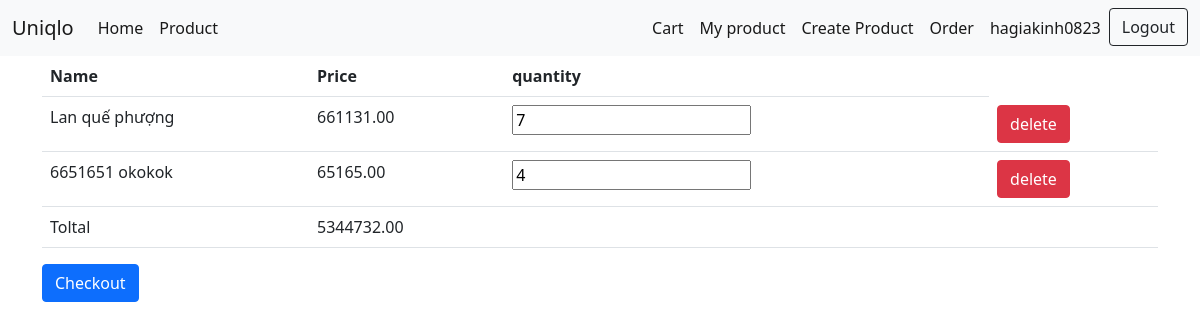
Page /basket/ (signed in) on the earlier database version.
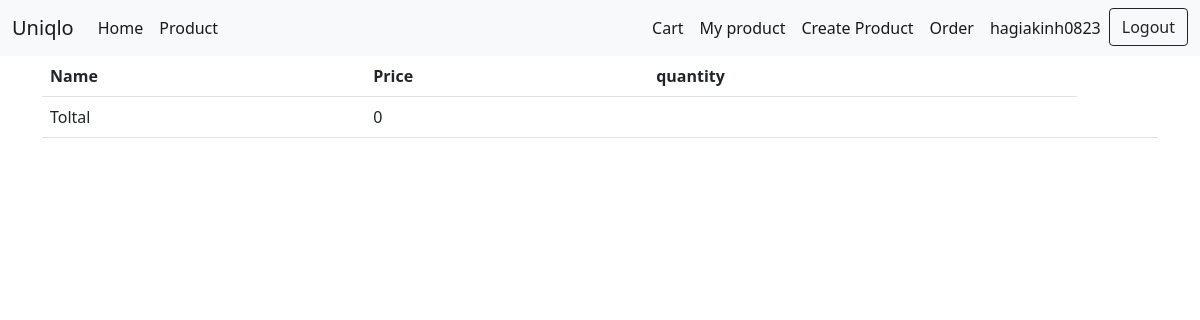
Same page on the later database version.
### order/models.py (models this page shows, shortened)
class Cart(models.Model):
    product = models.ForeignKey(Product, on_delete=models.CASCADE)
    user = models.ForeignKey(User, on_delete=models.CASCADE, default=None)
    quantity = models.IntegerField(default=1)

### appProduct/models.py (models this page shows, shortened)
class Product(models.Model):
    category = models.ForeignKey(Category, on_delete=models.CASCADE)
    user = models.ForeignKey(User, on_delete=models.CASCADE)
    name = models.CharField(max_length=256)
    price = models.DecimalField(max_digits = 20,decimal_places=2)
    quantity = models.IntegerField(blank=True, default=1)
    recommend = models.TextField(blank=True)
    image = models.ImageField(upload_to='productImages', default='default.jpg')
    datecreated = models.DateTimeField(auto_now_add=True)  #không thể chỉnh sữa ngày tạo và khởi tạo thời gian tạo

### order/views.py (the view, shortened to what this page needs)
# urls.py: path('basket/', views.basket , name ="basket"),
def basket(request):
    totalprice = 0;
    quantity = 0;
    if request.user.is_authenticated:
        listCart = Cart.objects.filter(user = request.user)
        for cart in listCart:
            quantity += cart.quantity
            totalprice +=  quantity * cart.product.price
    return render(request, 'order/basket.html', {'listCart': listCart, 'totalprice': totalprice , 'quantity': quantity} )

### templates/order/basket.html (shortened to what this page needs)
{% extends "base/base.html" %}
{% block block_body %}
<form action="" method="POST">
<table class="table">
    <tr>
        <th>Name</th>
        <th>Price</th>
        <th>quantity</th>
    </tr>
    {% if user.is_authenticated %}
    {% for cart in listCart %}
    <tr>
        <td>{{cart.product.name}}</td>
        <td>{{cart.product.price}}</td>
        <td> <input type="number" name="quantitys" value="{{cart.quantity}}" min="1" id = "number"></td>
        <td> <button class="btn btn-danger deletecart" data-id='{{cart.id}}'>delete</button></td>
    </tr>
    {% endfor %}
    <tr>
        <td>Toltal</td>
        <td id="totalpricecart">{{totalprice}}</td>
        <td></td>
        <td></td>
    </tr>
    {% endif %}
</table>
        {% if listCart %}
        <a class="btn btn-primary" href="{% url 'order:checkout' %}">Checkout</a>
        {% endif %}
</form>
{% endblock %}

Differences in the rows shown:
removed Cart: product.name "Lan quế phượng", product.price "661131.00", quantitys "7"
removed Cart: product.name "6651651 okokok", product.price "65165.00", quantitys "4"
Other differences:
{{ totalprice }}: "5344732.00" → "0"
text no longer shown: "Checkout"
